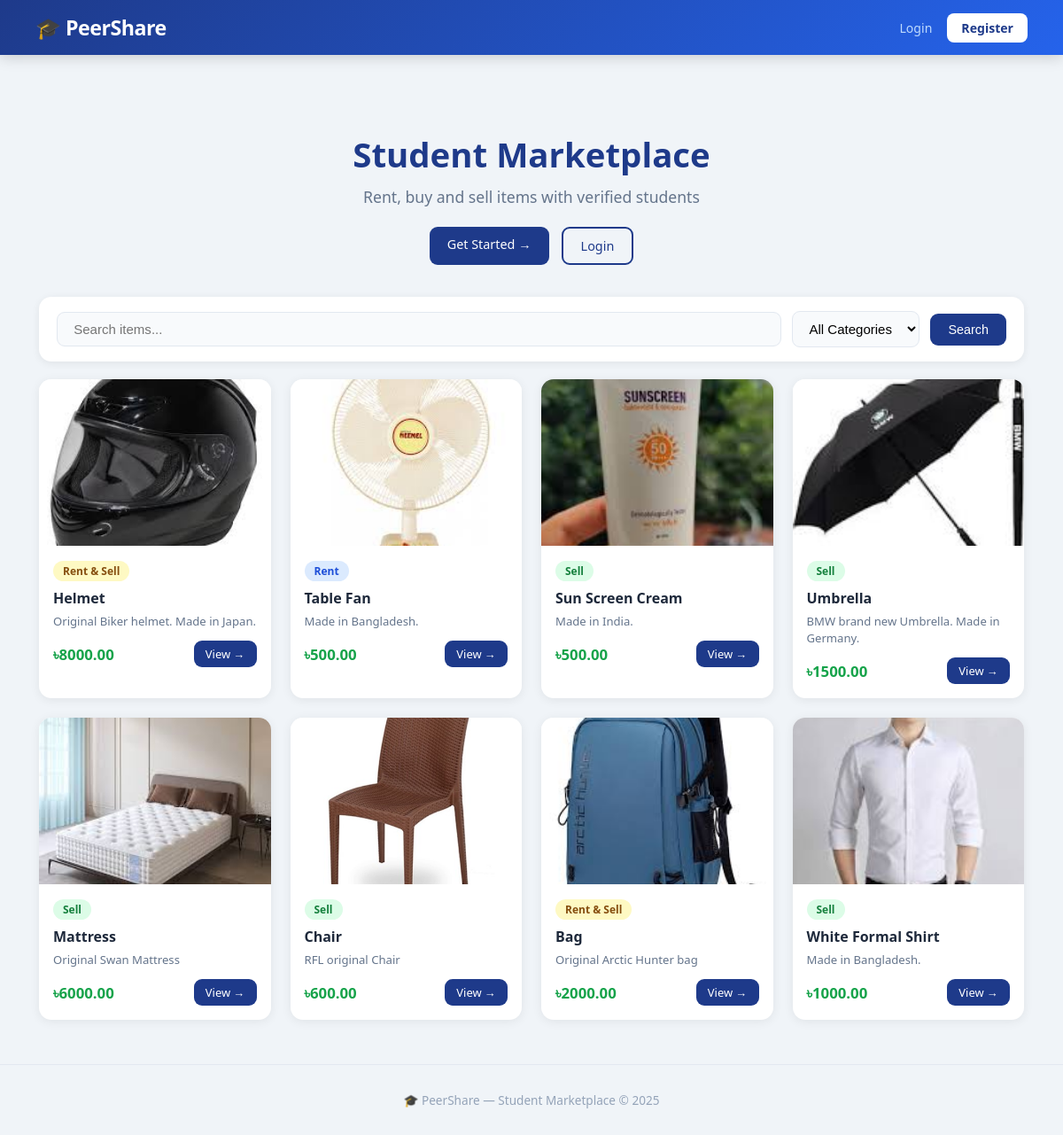
Before: / with the older database file.
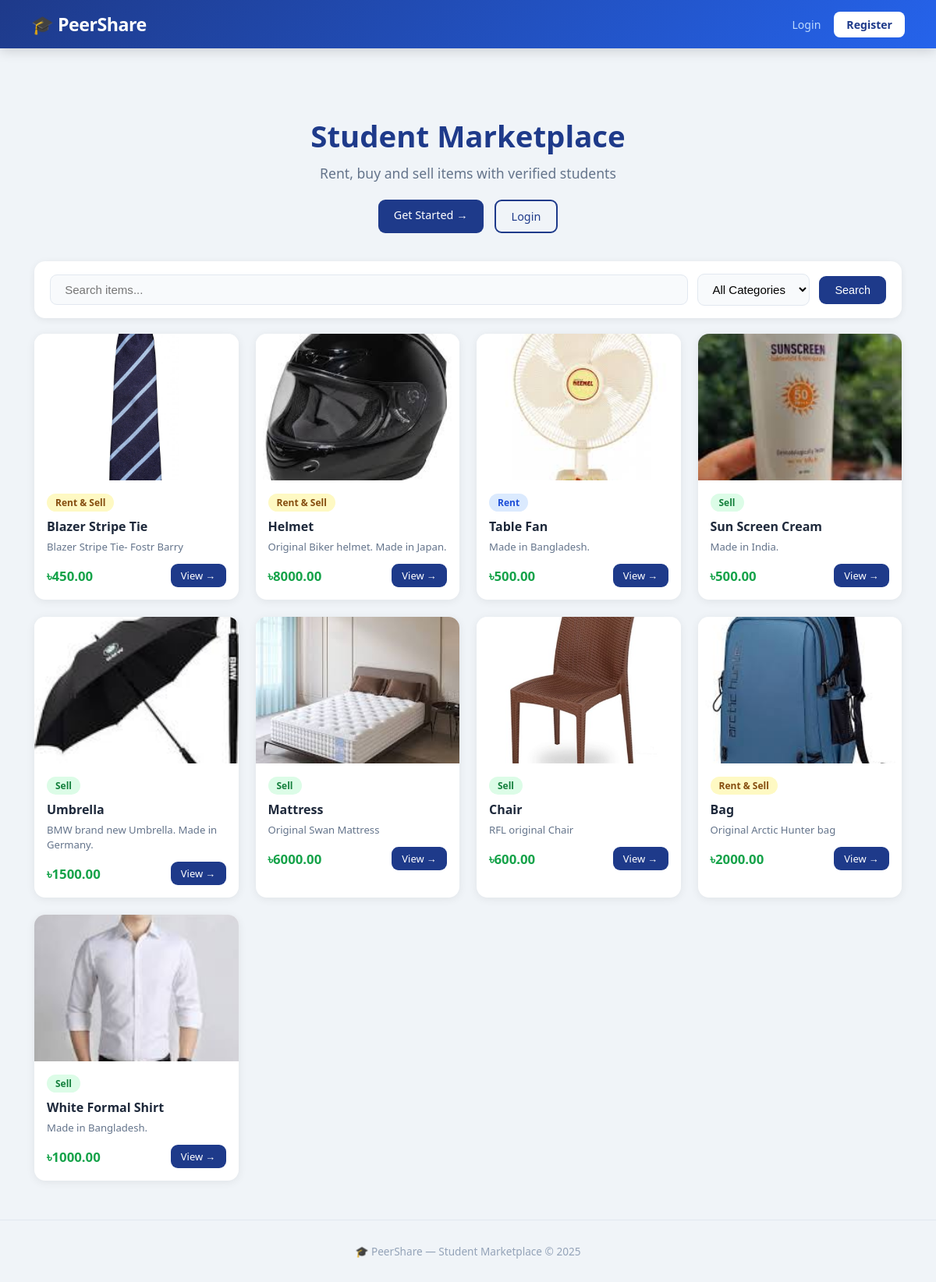
After: the same page with the newer database file.
### marketplace/models.py (models this page shows, shortened)
class Item(models.Model):
    CATEGORY_CHOICES = [
        ('rent', 'For Rent'),
        ('sell', 'For Sale'),
        ('both', 'Rent & Sell'),
    ]
    owner = models.ForeignKey(
                     settings.AUTH_USER_MODEL,
                     on_delete=models.CASCADE,
                     related_name='items'
                   )
    title = models.CharField(max_length=200)
    description  = models.TextField()
    price  = models.DecimalField(
                     max_digits=10, decimal_places=2
                   )
    category = models.CharField(
                     max_length=10, choices=CATEGORY_CHOICES
                   )
    image = models.ImageField(
                     upload_to='items/',
                     null=True, blank=True
                   )
    is_available = models.BooleanField(default=True)
    created_at   = models.DateTimeField(auto_now_add=True)

### marketplace/views.py (the view)
# urls.py: path('', views.home, name='home'),
def home(request):
    query = request.GET.get('q', '')
    category = request.GET.get('category', '')
    items = Item.objects.filter(is_available=True).order_by('-created_at')
    if query:
        items = items.filter(title__icontains=query)
    if category:
        items = items.filter(category=category)
    return render(request, 'marketplace/home.html', {
        'items': items,
        'query': query,
        'category': category,
    })

### templates/marketplace/home.html (shortened to what this page needs)
{% extends 'base.html' %}
{% block content %}
<div class="hero">
  <h1> Student Marketplace</h1>
  <p>Rent, buy and sell items with verified students</p>
  {% if not user.is_authenticated %}
    <div class="hero-btns">
      <a href="/login/register/" class="btn">Get Started →</a>
      <a href="/login/" class="btn outline">Login</a>
    </div>
  {% endif %}
</div>
<form method="GET" class="search-bar">
  <input type="text" name="q"
         value="{{ query }}"
         placeholder=" Search items...">
  <select name="category">
    <option value="">All Categories</option>
  </select>
  <button type="submit" class="btn">Search</button>
</form>
<div class="item-grid">
  {% for item in items %}
  <div class="card">
    {% if item.image %}
      <img src="{{ item.image.url }}" alt="{{ item.title }}">
    {% else %}
      <div class="no-image"></div>
    {% endif %}
    <div class="card-body">
      <div class="card-top">
        {% if item.category == 'rent' %}
          <span class="badge badge-rent"> Rent</span>
        {% elif item.category == 'sell' %}
          <span class="badge badge-sell"> Sell</span>
        {% else %}
          <span class="badge badge-both"> Rent & Sell</span>
        {% endif %}
      </div>
      <h3>{{ item.title }}</h3>
      <p class="item-desc">
        {{ item.description|truncatechars:65 }}
      </p>
      <div class="card-footer">
        <span class="price">৳{{ item.price }}</span>
        <a href="/item/{{ item.pk }}/" class="btn small">
          View →
        </a>
      </div>
    </div>
  </div>
  {% endfor %}
</div>
{% endblock %}

Changed rows visible on the page:
added Item: image (picture), category "Rent & Sell", title "Blazer Stripe Tie", description "Blazer Stripe Tie- Fostr Barry", price "450.00"
